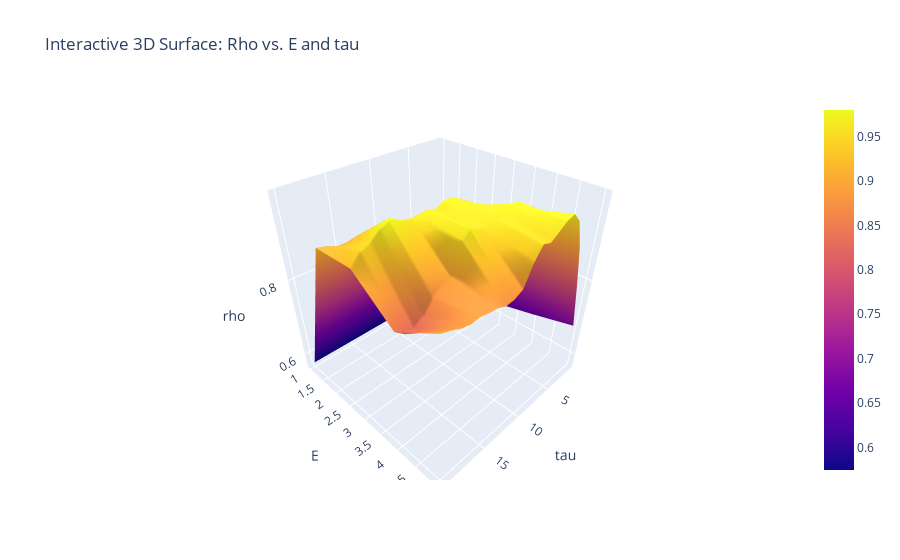

Notebook source saved alongside this figure:
### Code cell
from toolbox import ccm_functions as cf
import importlib
importlib.reload(cf)



best_E, best_tau, rho_matrix = cf.find_optimal_E_tau(
    df_sd   = df_sd,
    df_pre  = df_pre,
    maxE    = 5,
    maxTau  = 20
)
print("Optimal E =", best_E, "  Optimal tau =", best_tau)

### Figure 1 — Plotly figure (JSON) as saved in the notebook; plotly's stock layout.template omitted (floating-point values rounded to 4 significant figures)
{"data": [{"type": "surface", "x": [1, 2, 3, 4, 5, 6, 7, 8, 9, 10, 11, 12, 13, 14, 15, 16, 17, 18, 19, 20], "y": [1, 2, 3, 4, 5], "z": [[0.5747, 0.5747, 0.5747, 0.5747, 0.5747, 0.5747, 0.5747, 0.5747, 0.5747, 0.5747, 0.5747, 0.5747, 0.5747, 0.5747, 0.5747, 0.5747, 0.5747, 0.5747, 0.5747, 0.5747], [0.6149, 0.6302, 0.6591, 0.695, 0.7278, 0.7562, 0.7851, 0.8056, 0.826, 0.8496, 0.8671, 0.8782, 0.8983, 0.9045, 0.8979, 0.9074, 0.9033, 0.9032, 0.9118, 0.917], [0.6347, 0.691, 0.7495, 0.8141, 0.8648, 0.9073, 0.9407, 0.9597, 0.9697, 0.9703, 0.9604, 0.9667, 0.963, 0.9632, 0.9694, 0.98, 0.9717, 0.9548, 0.945, 0.9204], [0.6578, 0.7458, 0.833, 0.901, 0.9525, 0.9736, 0.9749, 0.969, 0.9629, 0.9573, 0.9588, 0.9685, 0.9513, 0.8943, 0.8813, 0.8695, 0.8437, 0.8278, 0.8315, 0.849], [0.6833, 0.7947, 0.8917, 0.9555, 0.976, 0.9703, 0.9577, 0.9461, 0.9522, 0.9259, 0.8858, 0.876, 0.8738, 0.8813, 0.8838, 0.8876, 0.8857, 0.8907, 0.8998, 0.9066]]}], "layout": {"autosize": true, "scene": {"xaxis": {"title": {"text": "tau"}}, "yaxis": {"title": {"text": "E"}}, "zaxis": {"title": {"text": "rho"}}}, "title": {"text": "Interactive 3D Surface: Rho vs. E and tau"}}}
